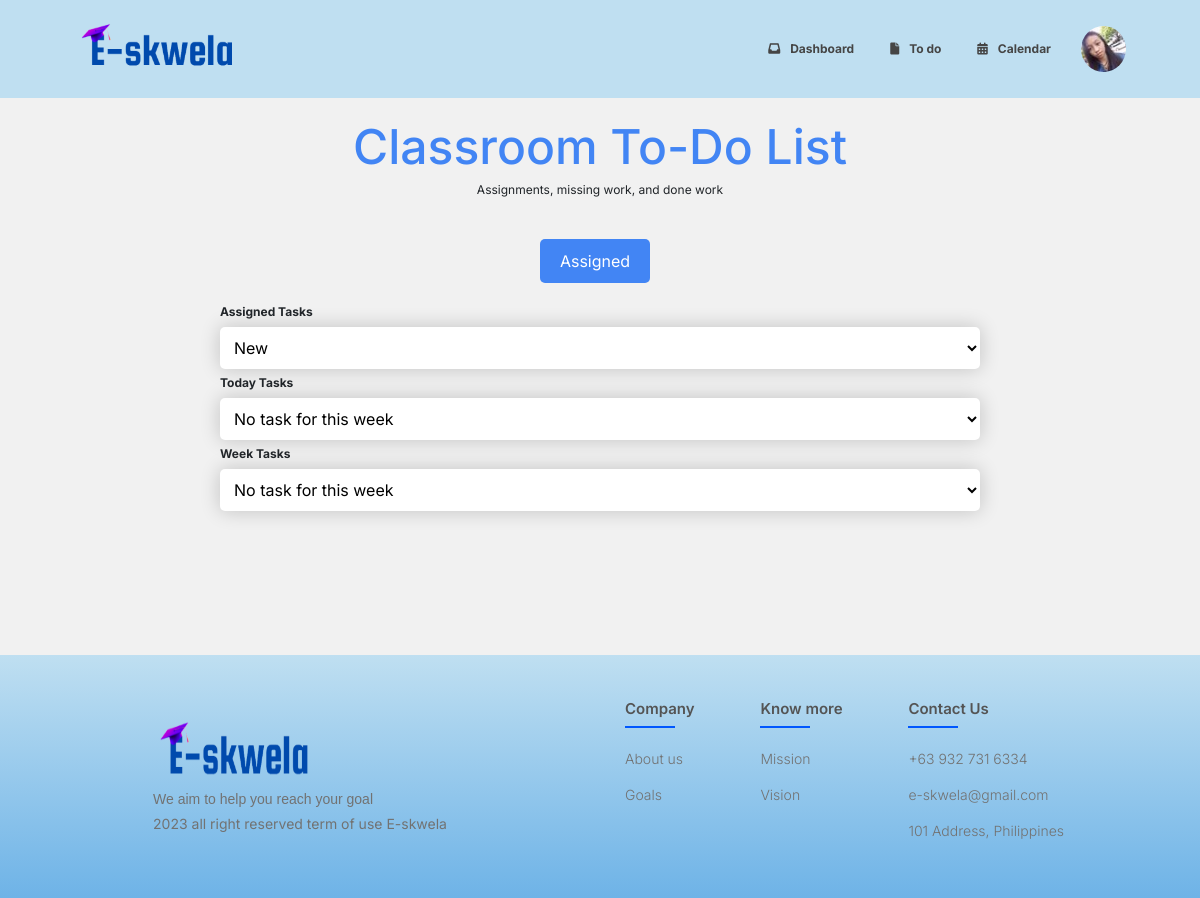
The page /todo (signed in) on the database its author committed.
### educ_web/models.py (models this page shows, shortened)
class User(AbstractUser):
    first_name = models.CharField(max_length=20, blank=True)
    last_name = models.CharField(max_length=20, blank=True)
    profile_picture = models.ImageField(upload_to="users/", null=True, blank=True)
    def filename(self):
        return os.path.basename(self.profile_picture.name)

class Task(models.Model):
    CATEGORY = [
        ('ASSIGNMENT', 'Assignment'),
        ('QUIZ', 'Quiz'),
        ('MATERIAL', 'Material'),
    ]
    type = models.CharField(max_length=20, choices=CATEGORY)
    title = models.CharField(max_length=64)
    instruction = models.TextField()
    score = models.FloatField(null=True, blank=True)
    due_date_time = models.DateTimeField(null=True, blank=True)
    date_time = models.DateTimeField(auto_now_add=True, editable=False, null=True)
    course = models.ForeignKey(Course, related_name="task", null=True, on_delete=models.CASCADE)

### educ_web/views.py (the view)
# urls.py: path("todo", views.todo, name="todo"),
def todo(request):
    user = request.user
    courses = user.enrolled.all()
    all_task = []
    task_today = []
    task_week = []
    theday = datetime.date.today()
    weekday = theday.isoweekday()
    start = theday - datetime.timedelta(days=weekday)
    dates = [start + datetime.timedelta(days=d) for d in range(7)]
    for course in courses:
        for task in course.task.all():
            if task.type != "MATERIAL":
                all_task.append(task.title)
                if task.due_date_time.date() == datetime.date.today():
                    task_today.append(task.title)
                if task.due_date_time.date() in dates:
                    task_week.append(task.title)
    return render(request, 'main/S_todo/S_todo.html', {
        "user": user,
        "all_task": all_task,
        "task_today": task_today,
        "task_week": task_week
    })

### educ_web/templates/main/S_todo/S_todo.html (shortened to what this page needs)
{% extends 'main/S_home/S_home.html' %}
{% load static %}
{% block script %}
	<link href="{% static 'S_todo/S_todo.css' %}" rel="stylesheet">
{% endblock %}
{% block body %}
	<div class="container">
		<div class="header">
			<h1>Classroom To-Do List</h1>
			<p>Assignments, missing work, and done work</p>
		</div>
		<div class="filters">
			<a href="{% url 'todo' %}"><button class="active">Assigned</button></a>
		</div>
		<label for="all-task-select" class="form-label"><strong>Assigned Tasks</strong></label>
		<select id="all-task-select" >
			{% if all_task %}
				{% for task in all_task %}
					<option>{{ task | title }}</option>
				{% endfor %}
			{% else %}
				<option selected>No due date</option>
			{% endif %}
		</select>
		<label for="today-task-select" class="form-label"><strong>Today Tasks</strong></label>
		<select id="today-task-select">
			{% if task_today %}
				{% for task in task_today %}
					<option>{{ task | title }}</option>
				{% endfor %}
			{% else %}
				<option selected>No task for this week</option>
			{% endif %}
		</select>
		<label for="week-task-select" class="form-label"><strong>Week Tasks</strong></label>
		<select id="week-task-select">
			{% if task_week %}
				{% for task in task_week %}
					<option>{{ task | title }}</option>
				{% endfor %}
			{% else %}
				<option selected>No task for this week</option>
			{% endif %}
		</select>
	</div>
{% endblock %}

### educ_web/templates/main/S_home/S_home.html (shortened to what this page needs)
{% extends 'layout.html' %}
{% load static %}
{% block navbar %}
    <div class="nav-bar">
        <nav class="navbar navbar-expand-lg"
            style="background-color: #BFDFF1; padding: 15px;">
            <div class="container-fluid">
                <a class="navbar-brand" href="{% url 'home' %}">
                    <img src="{% static '/images/logo.png' %}" alt="logo" height="60" width="170" style="margin-left: 50px;">
                </a>
                <div class="collapse navbar-collapse" id="navbarSupportedContent">
                    <ul class="navbar-nav ms-auto mb-2 mb-lg-0" style="margin-right: 10px;">
                        <li class="nav-item">
                            <a class="nav-link" href="{% url 'home' %}" style="padding-right: 20px;"><i class="fa-solid fa-inbox"
                                    style="padding: 10px;"></i>Dashboard</a>
                        </li>
                        <li class="nav-item">
                            <a class="nav-link" href="{% url 'todo' %}" style="padding-right: 20px;"><i class="fa-solid fa-file"
                                    style="padding: 10px;"></i>To do</a>
                        </li>
                        <li class="nav-item">
                            <a id="user-id-calendar" class="nav-link {{ user.id }}" href="{% url 'calendar' %}" style="padding-right: 20px;"><i
                                    class="fa-solid fa-calendar-days" style="padding: 10px;"></i>Calendar</a>
                        </li>
                    </ul>
                    {% if user_profile %}
                        <img src="{{ user_profile }}" class="user-pic" onclick="toggleMenu()">
                    {% elif user.profile_picture %}
                        <img src="{{ user.profile_picture.url }}" class="user-pic" onclick="toggleMenu()">
                    {% else %}
                        <img src="{% static 'images/user-person.png' %}" class="user-pic" onclick="toggleMenu()">
                    {% endif %}
                </div>
            </div>
        </nav>
    </div>
{% endblock %}

### educ_web/static/navbar/navbar.css (style rules this page uses)
.nav-link { font-weight: bold; color: #454545; }
.user-pic { width: 45px; border-radius: 50%; cursor: pointer; margin-right: 50px; }

### educ_web/static/footer/footer.css (style rules this page uses)
* { margin: 0; padding: 0; box-sizing: border-box; }
:root { --main-bg-color: #bfdff1; --main-font-color: #3443cf; --border-color: #1e1e1e; --button-disabled: #7d9dba; --table-border: 1vw; --blue: #0057FE; --lightblue: #BFDFF1; --white: #ffffffff; --gray: #454545; --lightgray: #877F7F; }
html { transition: all 200ms ease-in 0ms; font-size: 12px; }
html, body { margin: 0px; }
ul { list-style: none; padding-left: 0 !important; }

### educ_web/static/S_todo/S_todo.css (style rules this page uses)
body { font-family: 'Inter'; margin: 0; padding: 0; background-color: #f1f1f1; }
.container { max-width: 800px; height: 100%; margin: 0 auto; padding: 20px; }
.header { text-align: center; margin-bottom: 40px; }
.header h1 { margin-top: 0; font-size: 48px; color: #4285f4; font-family: 'Inter'; }
.filters { display: flex; justify-content: center; margin-bottom: 20px; }
.filters button { background-color: #fff; border: none; color: #4285f4; cursor: pointer; font-size: 16px; padding: 10px 20px; margin-right: 10px; border-radius: 5px; transition: background-color 0.3s ease; }
.filters button.active { background-color: #4285f4; color: #fff; }
select { font-size: 16px; font-family: 'Inter'; border: none; padding: 10px; border-radius: 5px; background-color: #fff; box-shadow: 0 0 20px rgba(0, 0, 0, 0.2); cursor: pointer; margin-bottom: 5px; display: block; width: 100%; }
select option { font-size: 16px; font-family: 'Inter'; }

### rows shown on the page
User: profile_picture (picture)
Task: title "New"
